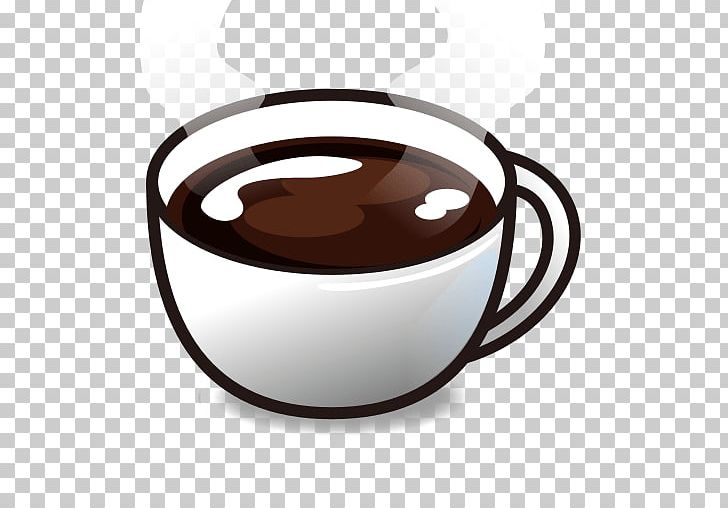
#> input picture images/before.jpg, 728 x 508 px
$ python ascii_generator.py
#> lines starting #> are read from the running program, lines starting #| are printed output that depends on the picture
#> the answer given: n
import PIL
from PIL import Image, ImageOps
from tkinter import filedialog

import PIL.ImageEnhance
import PIL.ImageOps

#constants
DEFAULT_BRIGHTNESS = 1.0
DEFAULT_CONTRAST = 1.0

# You can add as many characters as you want in the list (1-255)
# the first character in this case " " (blank space) -> is the brightest
# and the last character "@" -> is the darkest
default_character_list = [" ", ".", "*", "%", "#", "@"]
circulater_character_list = [" ", ".", "°", "*", "o", "0", "#", "@"]


# define characters() -> takes in the "character list" and assigns "Min" and "Max" Pixel brightness value to each character
def define_characters(char_list):
    # divisions is the gap between each characters brightness val (max_val - min_val )
    divisions = 255 / len(char_list)
    defined_dict = {}
    min_val = 0
    max_val = divisions

    for character in char_list:
        defined_dict.update({character: {"min_val": min_val, "max_val": max_val}})
        min_val = max_val + 1
        max_val += divisions

    return defined_dict


# ask_filepath -> gets the "file path" of the image if it exists
def ask_filepath():
    while True:
        filepath = filedialog.askopenfilename(
            filetypes=(("PNG/JPG", ("*.png", "*.jpg")), ("ALL", "*")),
            defaultextension=".jpg",
            title="Select An Image File",
        )

        if filepath:
            return filepath
        else:
            print("Please Select An Image")
            user_input = input("Press Any Button To continue... or 'q' to QUIT : ")
            if user_input.strip().lower() == "q":
                quit()
#> this loop made 1 pass; the answer given on pass 1: images/before.jpg


# get_image() -> takes in a "file path/other variables" and returns an "image" after resizing
def get_image(filepath, inverted=False, brightness=DEFAULT_BRIGHTNESS, contrast=DEFAULT_CONTRAST):
#> called with filepath = 'images/before.jpg', inverted = False, brightness = 1, contrast = 1
    with Image.open(filepath) as image:
#> image is the input picture: PIL image 728x508 RGB; mean R, G, B 205.2, 202.5, 201.7
        width, height = image.size
#> width = 728; height = 508
        image = image.resize((width // 10, height // 18))
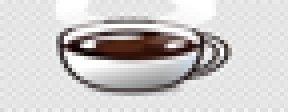
#> image: PIL image 72x28 RGB (shown 4 times larger); mean R, G, B 205, 202.2, 201.4
        image = PIL.ImageEnhance.Brightness(image).enhance(brightness)
        image = PIL.ImageEnhance.Contrast(image).enhance(contrast)
        image = image if inverted == False else PIL.ImageOps.invert(image=image)
        image = PIL.ImageOps.grayscale(image=image)
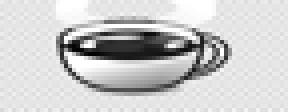
#> image: PIL image 72x28 L (shown 4 times larger); min 2, max 255, mean 202.9
        width, height = image.size
#> width = 72; height = 28
        return image


# print_image()  -> takes in an "image" and a "defined character dictionary"
def print_image(image, defined_characters):
    width, height = image.size
#> width = 72; height = 28
    for y in range(height):
        row_string = ""
        for x in range(width):
            brightness = image.getpixel((x, y))
            for key, value in defined_characters.items():

                if (
                    brightness >= defined_characters[key]["min_val"]
                    and brightness <= defined_characters[key]["max_val"]
                ):

                    row_string += key

        print(row_string)


print("Welcome To Image To ASCII Convertor !")

while True:
    brightness =input("Enter a Brightness Value(0.0 - 5.0) or Enter to continue. : ")
    contrast = input("Enter an Contrast Value(0.0 - 5.0) or Enter to continue. : ")

    if brightness.strip() =="" and contrast.strip() == "":
            print("Using Default Values.")
            brightness = DEFAULT_BRIGHTNESS
            contrast = DEFAULT_CONTRAST
            break

    try:
        brightness = float(brightness)
        contrast = float(contrast)
        break
    except ValueError:
            print("Please Enter a Digit or press Enter.. :")

print("")
print("Do You want the image to be inverted ?")
invert = input("Pess 'y' for YES or any other button to continue.. :")
is_inverted = True if invert.strip().lower() == "y" else False


# define a dictionary of character each with their own "min" and "max" val
defined_characters = define_characters(circulater_character_list)

filepath = ask_filepath()
image = get_image(filepath, is_inverted ,  brightness=brightness, contrast=contrast)

print_image(image, defined_characters)
